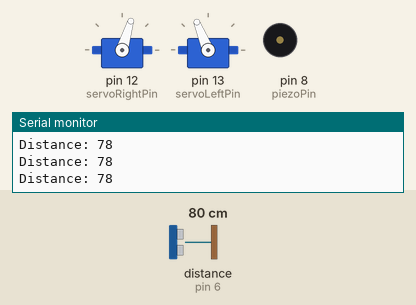
Bench run of a sketch on a simulated Arduino Uno, built with avr-gcc and run on an emulated ATmega328P. Parts: 2 × servo, buzzer (waves = sounding), the last lines printed to the serial monitor. Wiring (inferred from the names in the program): ultrasonic range finder: trigger pin 5; echo pin 6. The inputs (shaded band) are chosen by the test bench; at power-on: distance to the obstacle (sensor on pin 6) 80 cm. The echo pulse lasts 58.3 µs per cm.

Above: at 1.2 s.
1.3 s: distance to the obstacle (sensor on pin 6) set to 23 cm
2.8 s: distance to the obstacle (sensor on pin 6) set to 18 cm
At 5.2 s:
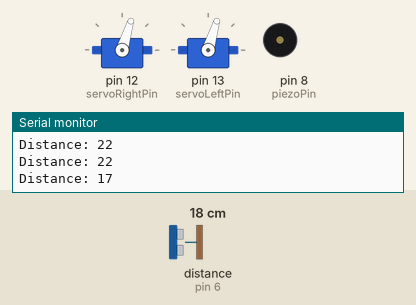
5.8 s: distance to the obstacle (sensor on pin 6) set to 60 cm
At 6.2 s:
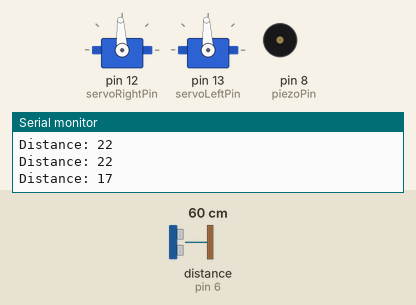
7.8 s: distance to the obstacle (sensor on pin 6) set to 2 cm
At 8.04 s:
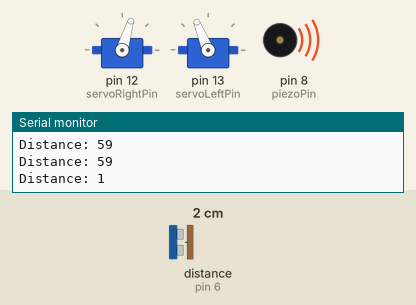
Timing chart, 0 to 11.8 s (numbered marks = the images above; inputs shaded):
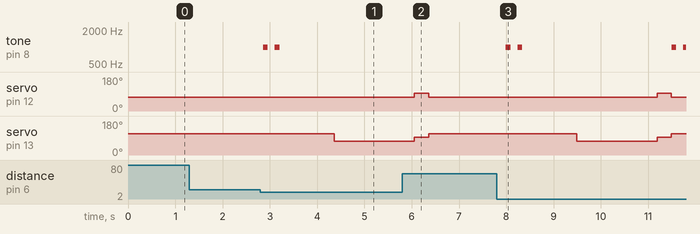

The sketch:

main.ino
```cpp
#include <Servo.h> // Include the Servo library

/* Global variables and pin definitions */
const int servoRightPin = 12; // Pin for right servo
const int servoLeftPin = 13;  // Pin for left servo
const int piezoPin = 8;       // Piezo speaker on digital pin 8
const int echoPin = 6;        // Echo pin for the ultrasonic sensor
const int trigPin = 5;        // Trigger pin for the ultrasonic sensor

Servo servoRight; // Servo object for the right wheel
Servo servoLeft;  // Servo object for the left wheel

/*
 * @brief Setup function to initialize pin modes and serial communication
 */
void setup() {
  servoRight.attach(servoRightPin);
  servoLeft.attach(servoLeftPin);

  Serial.begin(9600); // Initialize serial communication at 9600 bps

  pinMode(trigPin, OUTPUT); // Set the trig pin as output
  pinMode(echoPin, INPUT);  // Set the echo pin as input
}

/*
 * @brief Main loop function to handle car movements and obstacle detection
 */
void loop() {
  moveBackward(); // Keep moving backward as the standard movement

  long distance = measureDistance(); // Measure distance to obstacle
  Serial.print("Distance: ");
  Serial.println(distance);

  if (distance < 20) {
    honkHonk(); // Sound the horn if obstacle is too close
    backUpAndTurn(); // Back up and then perform a larger turn

    // Optionally, continue moving backward or change to a different movement after turning
  }

  delay(200); // Short delay to allow loop restart
}

/*
 * @brief Moves the car forward
 */
void moveForward() {
  servoRight.writeMicroseconds(1700); // Speed for right servo
  servoLeft.writeMicroseconds(1300);  // Speed for left servo
}

/*
 * @brief Sounds the horn twice
 */
void honkHonk() {
  int frequency = 1000; // Frequency in Hz for horn sound
  int duration = 100;   // Duration in ms for each honk
  int pause = 150;      // Pause in ms between honks

  tone(piezoPin, frequency, duration);
  delay(duration + pause);

  tone(piezoPin, frequency, duration);
  delay(duration + pause);
}

/*
 * @brief Turns the car right
 */
void turnRight() {
  servoRight.writeMicroseconds(1300); // Same speed for both servos to turn right
  servoLeft.writeMicroseconds(1300);
  delay(200); // Adjust this delay to complete the turn
}

/*
 * @brief Measures distance to obstacle using ultrasonic sensor
 * @return long - Distance to obstacle in cm
 */
long measureDistance() {
  digitalWrite(trigPin, LOW);
  delayMicroseconds(2);
  digitalWrite(trigPin, HIGH);
  delayMicroseconds(10);
  digitalWrite(trigPin, LOW);

  long duration = pulseIn(echoPin, HIGH);
  long distance = duration * 0.034 / 2; // Calculate distance
  return distance;
}

/*
 * @brief Moves the car backward
 */
void moveBackward() {
  servoRight.writeMicroseconds(1300); // Speed for right servo to move backward
  servoLeft.writeMicroseconds(1700);  // Speed for left servo to move backward
}

/*
 * @brief Stops the car's movement
 */
void stopMovement() {
  servoRight.writeMicroseconds(1500); // Neutral speed stops the servo
  servoLeft.writeMicroseconds(1500);
}

/*
 * @brief Performs a complete turn to avoid obstacles
 */
void completeTurn() {
  turnRight(); // Perform a turn to the right
  delay(1500); // Increased delay to ensure a larger turn

  stopMovement(); // Stop for a brief moment after turning
  delay(100); // Short pause
}

/*
 * @brief Backs up and then performs a complete turn
 */
void backUpAndTurn() {
  moveBackward(); // Move backward to create more space
  delay(1000); // Increased delay for a larger step back
  stopMovement(); // Stop before turning
  completeTurn(); // Now perform the larger turn
}
```

Measured:
- the behaviour switches between 21 and 20 cm on distance to the obstacle (sensor on pin 6) (found by bisection; images 0 and 1)
- after the input at 2.8 s, tone on pin 8 (piezoPin): alternates 1000 Hz for 0.10 s and silent for 0.15 s, 4 changes in all, then stays silent, starting after 0.06 s; servo on pin 13 (servoLeftPin): 112° → 73° after 1.6 s
- after the input at 5.8 s, tone on pin 8 (piezoPin): stops changing and stays silent
- after the input at 7.8 s, tone on pin 8 (piezoPin): goes 1000 Hz 0.10 s, silent 0.15 s, 1000 Hz 0.10 s, silent 3.2 s, 1000 Hz 0.10 s, silent 0.15 s, then 1000 Hz, starting after 0.19 s; servo on pin 12 (servoRightPin): 73° → 93° after 3.4 s, → 73° 0.30 s later
